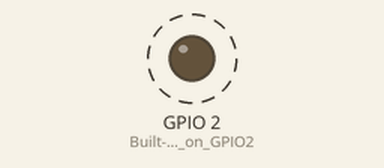
A program run on a simulated ESP8266 (NodeMCU). Parts: output pins drawn as LEDs (lit = HIGH). Dashed ring = blinking. What the program prints to the serial monitor is not drawn.

Above: at 1.2 s.
Timing chart, 0 to 4.0 s (numbered marks = the images above):
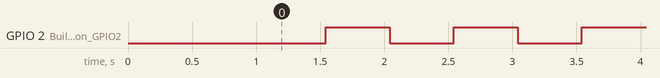

The program:

main.cpp
```cpp
#include <Arduino.h>
#include <ESP8266WiFi.h>  // Required for WiFi info

void setup() {
  pinMode(LED_BUILTIN, OUTPUT);  // Built-in LED on GPIO2 (D4 on NodeMCU)
  Serial.begin(115200);
  delay(1000);

  Serial.println();
  Serial.println();
  Serial.println("========== ESP8266 System Info ==========");

  // Chip Info
  Serial.print("Chip ID: ");
  Serial.println(ESP.getChipId(), HEX);

  Serial.print("Core Version: ");
  Serial.println(ESP.getCoreVersion());

  Serial.print("SDK Version: ");
  Serial.println(ESP.getSdkVersion());

  Serial.print("Full Version: ");
  Serial.println(ESP.getFullVersion());

  Serial.print("CPU Frequency: ");
  Serial.print(ESP.getCpuFreqMHz());
  Serial.println(" MHz");

  // Flash Info
  Serial.print("Flash Chip ID: ");
  Serial.println(ESP.getFlashChipId(), HEX);

  Serial.print("Flash Chip Vendor ID: ");
  Serial.println(ESP.getFlashChipVendorId(), HEX);

  Serial.print("Flash Chip Size: ");
  Serial.print(ESP.getFlashChipSize());
  Serial.println(" bytes");

  Serial.print("Flash Chip Speed: ");
  Serial.print(ESP.getFlashChipSpeed());
  Serial.println(" Hz");

  // Memory Info
  Serial.print("Sketch Size: ");
  Serial.print(ESP.getSketchSize());
  Serial.println(" bytes");

  Serial.print("Free Sketch Space: ");
  Serial.print(ESP.getFreeSketchSpace());
  Serial.println(" bytes");

  Serial.print("Free Heap: ");
  Serial.print(ESP.getFreeHeap());
  Serial.println(" bytes");

  // Reset & Boot Info
  Serial.print("Reset Reason: ");
  Serial.println(ESP.getResetReason());

  Serial.print("Boot Version: ");
  Serial.println(ESP.getBootVersion());

  Serial.print("Boot Mode: ");
  Serial.println(ESP.getBootMode());

  // Optional: Vcc (requires ADC_MODE=ADC_VCC)
  // Serial.print("Vcc: ");
  // Serial.print(ESP.getVcc());
  // Serial.println(" mV");

  Serial.println();

  // WiFi Info (even if not connected)
  Serial.println("----------- WiFi Info -----------");

  Serial.print("MAC Address: ");
  Serial.println(WiFi.macAddress());

  Serial.print("Hostname: ");
  Serial.println(WiFi.hostname());

  if (WiFi.status() == WL_CONNECTED) {
    Serial.print("Connected SSID: ");
    Serial.println(WiFi.SSID());

    Serial.print("Local IP: ");
    Serial.println(WiFi.localIP());

    Serial.print("Signal Strength (RSSI): ");
    Serial.print(WiFi.RSSI());
    Serial.println(" dBm");
  } else {
    Serial.println("WiFi not connected.");
  }

  Serial.println("=========================================");
}

void loop() {
  digitalWrite(LED_BUILTIN, LOW);
  delay(500);
  digitalWrite(LED_BUILTIN, HIGH);
  delay(500);
}
```

Measured:
- by itself, GPIO 2 (Built-in_LED_on_GPIO2): alternates HIGH for 0.50 s and LOW for 0.50 s
